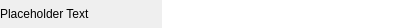
<?xml version="1.0" encoding="UTF-8"?>
<ui version="4.0">
 <class>TextInputWidget</class>
 <widget class="QWidget" name="TextInputWidget">
  <property name="geometry">
   <rect>
    <x>0</x>
    <y>0</y>
    <width>396</width>
    <height>28</height>
   </rect>
  </property>
  <property name="minimumSize">
   <size>
    <width>0</width>
    <height>28</height>
   </size>
  </property>
  <property name="windowTitle">
   <string>Form</string>
  </property>
  <layout class="QHBoxLayout" name="horizontalLayout">
   <property name="leftMargin">
    <number>0</number>
   </property>
   <property name="topMargin">
    <number>0</number>
   </property>
   <property name="rightMargin">
    <number>0</number>
   </property>
   <property name="bottomMargin">
    <number>0</number>
   </property>
   <item>
    <widget class="QLabel" name="label">
     <property name="sizePolicy">
      <sizepolicy hsizetype="Preferred" vsizetype="Preferred">
       <horstretch>2</horstretch>
       <verstretch>0</verstretch>
      </sizepolicy>
     </property>
     <property name="maximumSize">
      <size>
       <width>16777215</width>
       <height>16777215</height>
      </size>
     </property>
     <property name="text">
      <string>Placeholder Text</string>
     </property>
    </widget>
   </item>
   <item>
    <widget class="QLineEdit" name="text">
     <property name="sizePolicy">
      <sizepolicy hsizetype="Preferred" vsizetype="Preferred">
       <horstretch>3</horstretch>
       <verstretch>0</verstretch>
      </sizepolicy>
     </property>
     <property name="frame">
      <bool>false</bool>
     </property>
    </widget>
   </item>
  </layout>
 </widget>
 <resources/>
 <connections/>
</ui>
